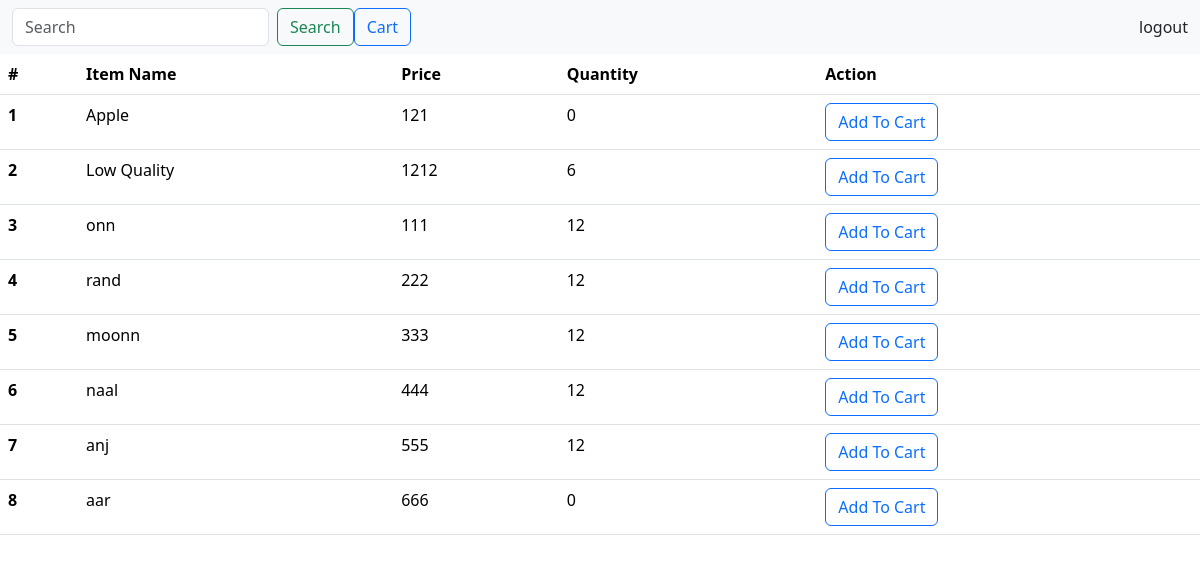
/www/, run on the app's committed database.
### myapp/models.py (models this page shows, shortened)
class appl(models.Model):
    item=models.CharField(max_length=100)
    price=models.IntegerField()
    image=models.ImageField(upload_to='book_media')
    quantity=models.IntegerField()

### userapp/views.py (the view)
# urls.py: path('www/',views.list,name='list'),
def list(request):
    apples=appl.objects.all()
    return render(request,'home.html',{'apples':apples})

### userapp/templates/home.html (shortened to what this page needs)
<!DOCTYPE html>
{% load static %}
<html lang="en">
<head>
    <link href="https://cdn.jsdelivr.net/npm/bootstrap@5.3.3/dist/css/bootstrap.min.css" rel="stylesheet">
</head>
<body>
    <nav class="navbar bg-body-tertiary">
        <div class="container-fluid">
          <form class="d-flex me-auto" role="search" method="get" action="{% url 'search' %}">
            <input class="form-control me-2" name="q" type="search" placeholder="Search" aria-label="Search">
            <button class="btn btn-outline-success" type="submit">Search</button>
            <a href="{% url 'viewcart' %}" class="btn btn-outline-primary" >Cart</a>
        </form>
            <a class="nav-link ms-auto" href="{% url 'logout' %}">logout</a>
        </div>
      </nav>
    <form action="" method="post">
        <table class="table">
            <thead>
                <tr>
                    <th scope="col">#</th>
                    <th scope="col">Item Name</th>
                    <th scope="col">Price</th>
                    <th scope="col">Quantity</th>
                    <th scope="col">Action</th>
                </tr>
            </thead>
            <tbody>
                {% for apple in apples %}
                <tr>
                    <th scope="row">{{ forloop.counter }}</th>
                    <td>{{ apple.item}}</td>
                    <td>{{ apple.price}}</td>
                    <td>{{ apple.quantity }}</td>
                    <td><a class="btn btn-outline-primary" href="{% url 'addcart' apple.id %}">Add To Cart</a></td>
                </tr>
                {% endfor %}
            </tbody>
        </table>
    </form>
</body>
</html>

### data on the page
appl: item "Apple", price "121", quantity "0"
appl: item "Low Quality", price "1212", quantity "6"
appl: item "onn", price "111", quantity "12"
appl: item "rand", price "222", quantity "12"
appl: item "moonn", price "333", quantity "12"
appl: item "naal", price "444", quantity "12"
appl: item "anj", price "555", quantity "12"
appl: item "aar", price "666", quantity "0"
